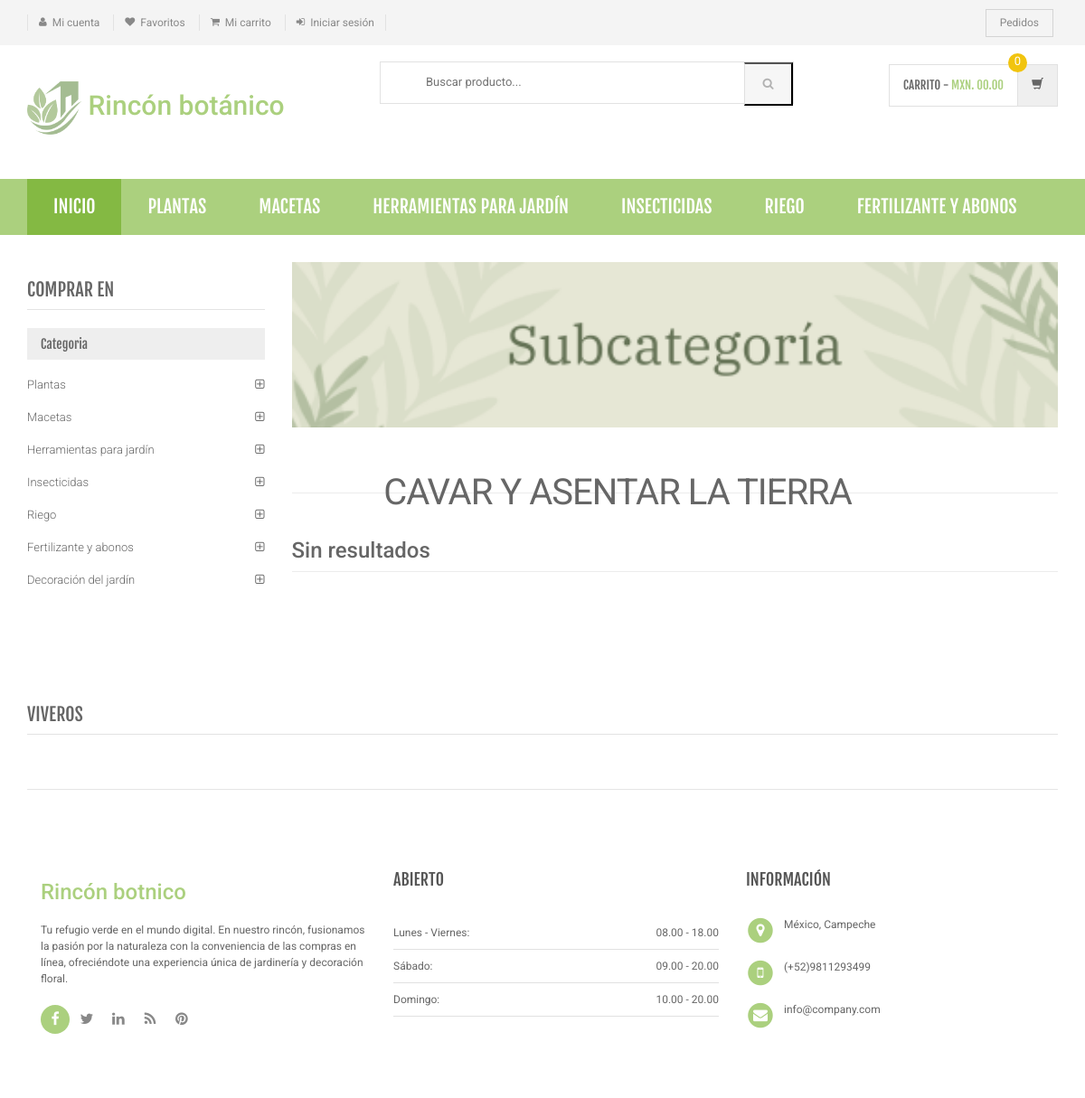
The app's page /sub-category.php?scid=27, older data.
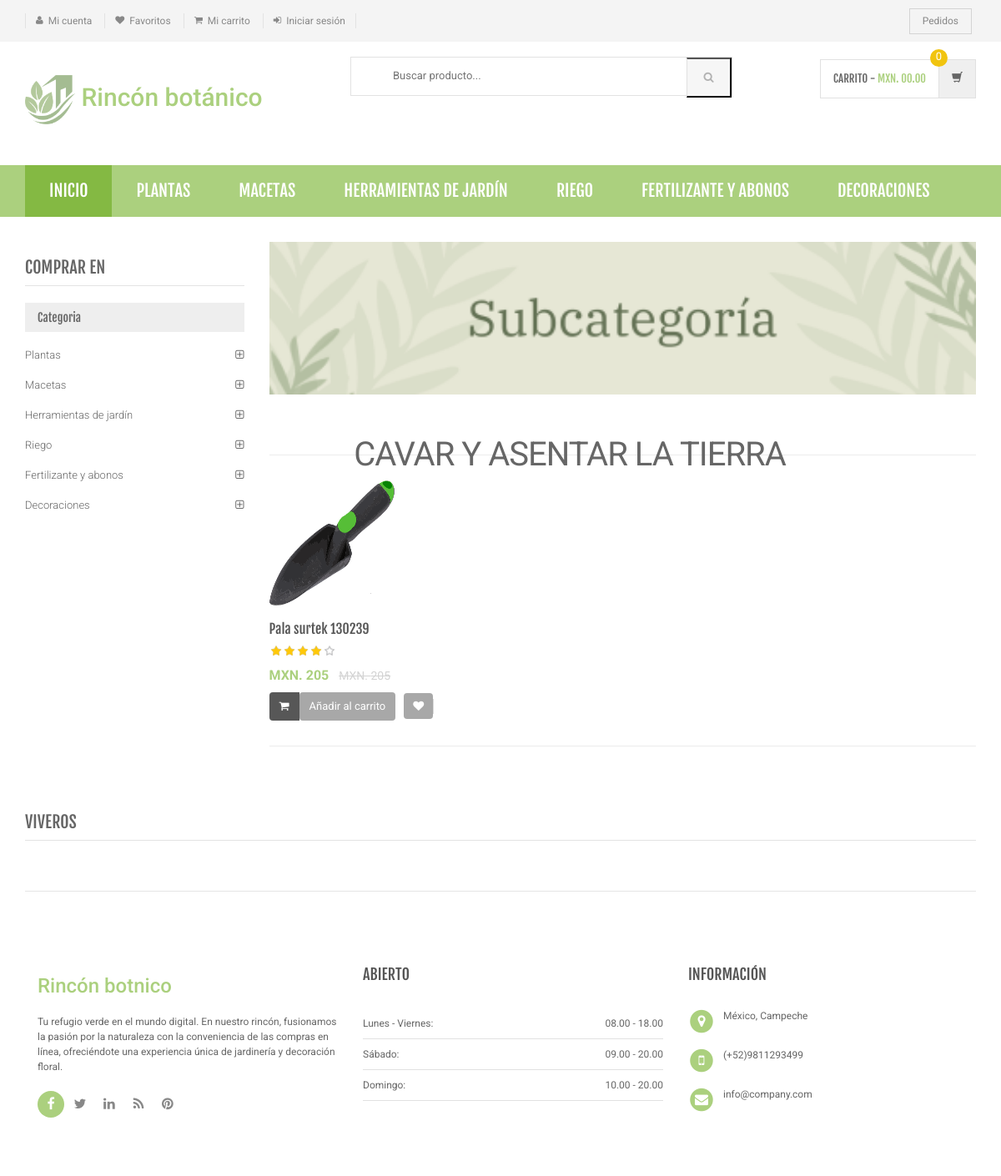
The same page, newer data.
### tables this page shows
CREATE TABLE `category` (
  `id` int(11) NOT NULL,
  `categoryName` varchar(255) DEFAULT NULL,
  `categoryDescription` longtext DEFAULT NULL,
  `creationDate` timestamp NOT NULL DEFAULT current_timestamp(),
  `updationDate` varchar(255) DEFAULT NULL
);

CREATE TABLE `subcategory` (
  `id` int(11) NOT NULL,
  `categoryid` int(11) DEFAULT NULL,
  `subcategory` varchar(255) DEFAULT NULL,
  `creationDate` timestamp NULL DEFAULT current_timestamp(),
  `updationDate` varchar(255) DEFAULT NULL
);

CREATE TABLE `products` (
  `id` int(11) NOT NULL,
  `category` int(11) NOT NULL,
  `subCategory` int(11) DEFAULT NULL,
  `productName` varchar(255) DEFAULT NULL,
  `productCompany` varchar(255) DEFAULT NULL,
  `productPrice` int(11) DEFAULT NULL,
  `productPriceBeforeDiscount` int(11) DEFAULT NULL,
  `productDescription` longtext DEFAULT NULL,
  `productImage1` varchar(255) DEFAULT NULL,
  `productImage2` varchar(255) DEFAULT NULL,
  `productImage3` varchar(255) DEFAULT NULL,
  `shippingCharge` int(11) DEFAULT NULL,
  `productAvailability` varchar(255) DEFAULT NULL,
  `postingDate` timestamp NULL DEFAULT current_timestamp(),
  `updationDate` varchar(255) DEFAULT NULL
);

### sub-category.php (the view, shortened to what the rows shown need)
<?php
include('includes/config.php');
$cid=intval($_GET['scid']);
?>
<!DOCTYPE html>
<html lang="en">
	<head>
	    <link rel="stylesheet" href="assets/css/bootstrap.min.css">
	    <link rel="stylesheet" href="assets/css/main.css">
	    <link rel="stylesheet" href="assets/css/green.css">
	    <link rel="stylesheet" href="assets/css/owl.carousel.css">
		<link rel="stylesheet" href="assets/css/owl.transitions.css">
		<link href="assets/css/lightbox.css" rel="stylesheet">
		<link rel="stylesheet" href="assets/css/animate.min.css">
		<link rel="stylesheet" href="assets/css/rateit.css">
		<link rel="stylesheet" href="assets/css/bootstrap-select.min.css">
		<link rel="stylesheet" href="assets/css/config.css">
		<link href="assets/css/green.css" rel="alternate stylesheet" title="Green color">
		<link href="assets/css/blue.css" rel="alternate stylesheet" title="Blue color">
		<link href="assets/css/red.css" rel="alternate stylesheet" title="Red color">
		<link href="assets/css/orange.css" rel="alternate stylesheet" title="Orange color">
		<link href="assets/css/dark-green.css" rel="alternate stylesheet" title="Darkgreen color">
		<link rel="stylesheet" href="assets/css/font-awesome.min.css">
	</head>
    <body class="cnt-home">
<header class="header-style-1">
<?php include('includes/main-header.php');?>
<?php include('includes/menu-bar.php');?>
</header>
<div class="body-content outer-top-xs">
	<div class='container'>
		<div class='row outer-bottom-sm'>
			<div class='col-md-3 sidebar'>
	            <div class="sidebar-module-container">
	            	<div class="sidebar-filter">
<div class="sidebar-widget wow fadeInUp outer-bottom-xs ">
	<div class="sidebar-widget-body m-t-10">
	         <?php $sql=mysqli_query($con,"select id,categoryName  from category");
while($row=mysqli_fetch_array($sql))
{
    ?>
		<div class="accordion">
	    	<div class="accordion-group">
	            <div class="accordion-heading">
	                <a href="category.php?cid=<?php echo $row['id'];?>"  class="accordion-toggle collapsed">
	                   <?php echo $row['categoryName'];?>
	                </a>
	            </div>
	        </div>
	    </div>
	    <?php } ?>
	</div>
</div>
	            	</div>
	            </div>
            </div>
			<div class='col-md-9'>
	<div id="category" class="category-carousel hidden-xs">
		<div class="item">
			<div class="container-fluid">
				<div class="caption vertical-top text-left">
					<div class="big-text">
						<br />
					</div>
<br><br><br>
					       <?php $sql=mysqli_query($con,"select subcategory  from subcategory where id='$cid'");
while($row=mysqli_fetch_array($sql))
{
    ?>
					<div class="excerpt hidden-sm hidden-md">
						<?php echo htmlentities($row['subcategory']);?>
					</div>
			<?php } ?>
				</div>
			</div>
		</div>
</div>
				<div class="search-result-container">
					<div id="myTabContent" class="tab-content">
						<div class="tab-pane active " id="grid-container">
							<div class="category-product  inner-top-vs">
								<div class="row">
			<?php
$ret=mysqli_query($con,"select * from products where subCategory='$cid'");
$num=mysqli_num_rows($ret);
if($num>0)
{
while ($row=mysqli_fetch_array($ret))
{?>
		<div class="col-sm-6 col-md-4 wow fadeInUp">
			<div class="products">
	<div class="product">
		<div class="product-image">
			<div class="image">
				<a href="product-details.php?pid=<?php echo htmlentities($row['id']);?>"><img  src="assets/images/blank.gif" data-echo="admin/productimages/<?php echo htmlentities($row['id']);?>/<?php echo htmlentities($row['productImage1']);?>" alt="" width="150" height="150"></a>
			</div>
		</div>
		<div class="product-info text-left">
			<h3 class="name"><a href="product-details.php?pid=<?php echo htmlentities($row['id']);?>"><?php echo htmlentities($row['productName']);?></a></h3>
			<div class="rating rateit-small"></div>
			<div class="product-price">
				<span class="price">
					MXN. <?php echo htmlentities($row['productPrice']);?>			</span>
										     <span class="price-before-discount">MXN. <?php echo htmlentities($row['productPriceBeforeDiscount']);?></span>
			</div>
		</div>
					<div class="cart clearfix animate-effect">
				<div class="action">
					<ul class="list-unstyled">
						<li class="add-cart-button btn-group">
						<?php if($row['productAvailability']=='Disponible'){?>
										<button class="btn btn-primary icon" data-toggle="dropdown" type="button">
								<i class="fa fa-shopping-cart"></i>
							</button>
							<a href="category.php?page=product&action=add&id=<?php echo $row['id']; ?>">
							<button class="btn btn-primary" type="button">Añadir al carrito</button></a>
								<?php } else {?>
							<div class="action" style="color:red">Agotado</div>
					<?php } ?>
						</li>
		                <li class="lnk wishlist">
							<a class="add-to-cart" href="category.php?pid=<?php echo htmlentities($row['id'])?>&&action=wishlist" title="Wishlist">
								 <i class="icon fa fa-heart"></i>
							</a>
						</li>
					</ul>
				</div>
			</div>
			</div>
			</div>
		</div>
	  <?php } } else {?>
		<div class="col-sm-6 col-md-4 wow fadeInUp"> <h3>Sin resultados</h3>
		</div>
<?php } ?>
										</div>
							</div>
						</div>
				</div>
			</div>
		</div></div>
</body>
</html>

### includes/menu-bar.php (shortened to what the rows shown need)
<div class="header-nav animate-dropdown">
    <div class="container">
        <div class="yamm navbar navbar-default" role="navigation">
            <div class="nav-bg-class">
                <div class="navbar-collapse collapse" id="mc-horizontal-menu-collapse">
	<div class="nav-outer">
		<ul class="nav navbar-nav">
              <?php $sql=mysqli_query($con,"select id,categoryName  from category limit 6");
while($row=mysqli_fetch_array($sql))
{
    ?>
			<li class="dropdown yamm">
				<a href="category.php?cid=<?php echo $row['id'];?>"> <?php echo $row['categoryName'];?></a>
			</li>
			<?php } ?>
		</ul>
	</div>
</div>
            </div>
        </div>
    </div>
</div>

Row changes from the older to the newer data that the page shows:
removed category: categoryName "INSECTICIDAS", categoryName "Insecticidas"
changed category: categoryName "HERRAMIENTAS PARA JARDÍN" → "HERRAMIENTAS DE JARDÍN"; categoryName "Herramientas para jardín" → "Herramientas de jardín"
now on one of the page's lists (row edited): category: categoryName "DECORACIONES"
changed category: categoryName "Decoración del jardín" → "Decoraciones"
added products: productImage1 (picture), productName "Pala surtek 130239", productPrice "205", productPriceBeforeDiscount "205"
Text that changed along with them:
text no longer shown: "Sin resultados"
